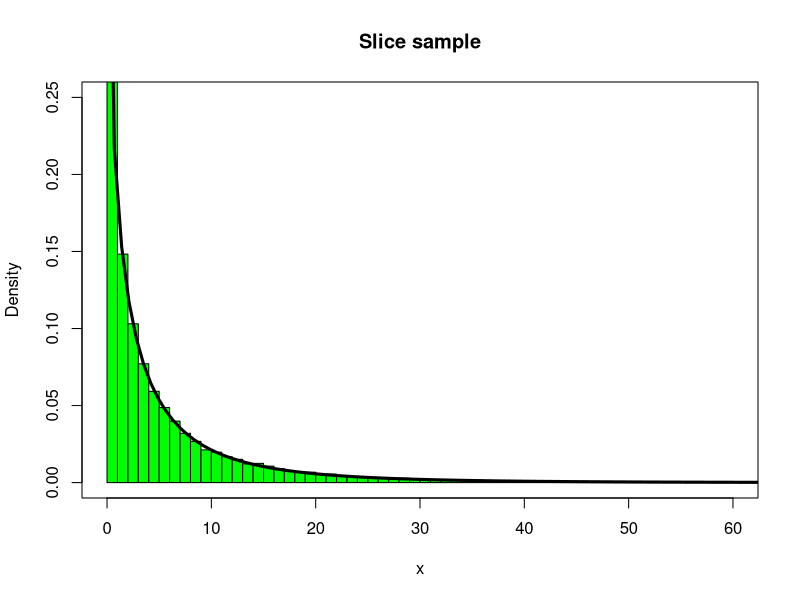

This chart was generated by the following R code:
#> source("c:/work/MCMCslides/spring02/programs/chap7/slice.txt",print.eval=TRUE)#
#This generates samples from exp(-sqrt(x))/2 with a slice samples#
f <- function(y)exp(-sqrt(y))/2;
nsim<-50000;x<-array(0,dim=c(nsim,1));x[1]<--log(runif(1));
for (i in 2:nsim)  {
w<-runif(1,min=0,max=f(x[i-1]));x[i]<-runif(1,min=0,max=(-log(2*w))^2);
}
hist(x,main="Slice sample",xlim=c(0,60),ylim=c(0,.25),freq=F,col="green",breaks=250)
par(new=T)
plot(function(y)f(y), 0, 70, xlim=c(0,60),ylim=c(0,.25),xlab="",ylab="",xaxt="n",yaxt="n",lwd=3)
